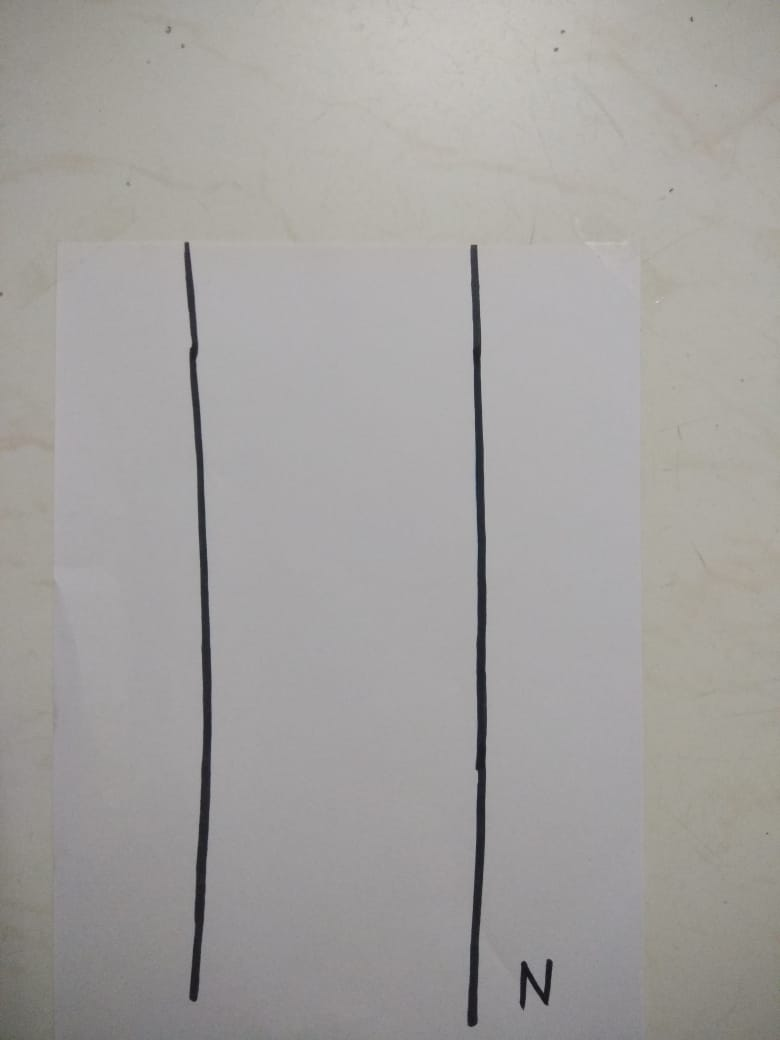
%> input picture Semi-Adaptive Traffic Management/North/NRef.png, 780 x 1040 px
$ octave --eval "result = North;"   (GNU Octave 9; MATLAB toolbox functions it lacks are replaced by stand-ins)
%> lines starting %> are read from the running program, lines starting %| are printed output that depends on the picture; in (x1, y1, x2, y2) boxes, pixels count from 0 and x2, y2 are one past the last pixel; in counts of white or black regions, pixels touching at a corner belong together; the program's own positions count from 1
function sim=North
                    NRef = imread('D:\Program Files\Polyspace\R2019a\bin\North\NRef.png');
%> NRef is the input picture: size 1040x780x3 uint8; mean R, G, B 163.4, 161, 159
                    NRefG=rgb2gray(NRef);

                     disp('Select the current image:');

                    [filename,filepath]=uigetfile({'*.png'},'Select and image');
%> the answer given: North/NRef.png
                    selectedImage = imread(strcat(filepath, filename));
                    I=rgb2gray(selectedImage);

                    X1=edge(NRefG,'canny');
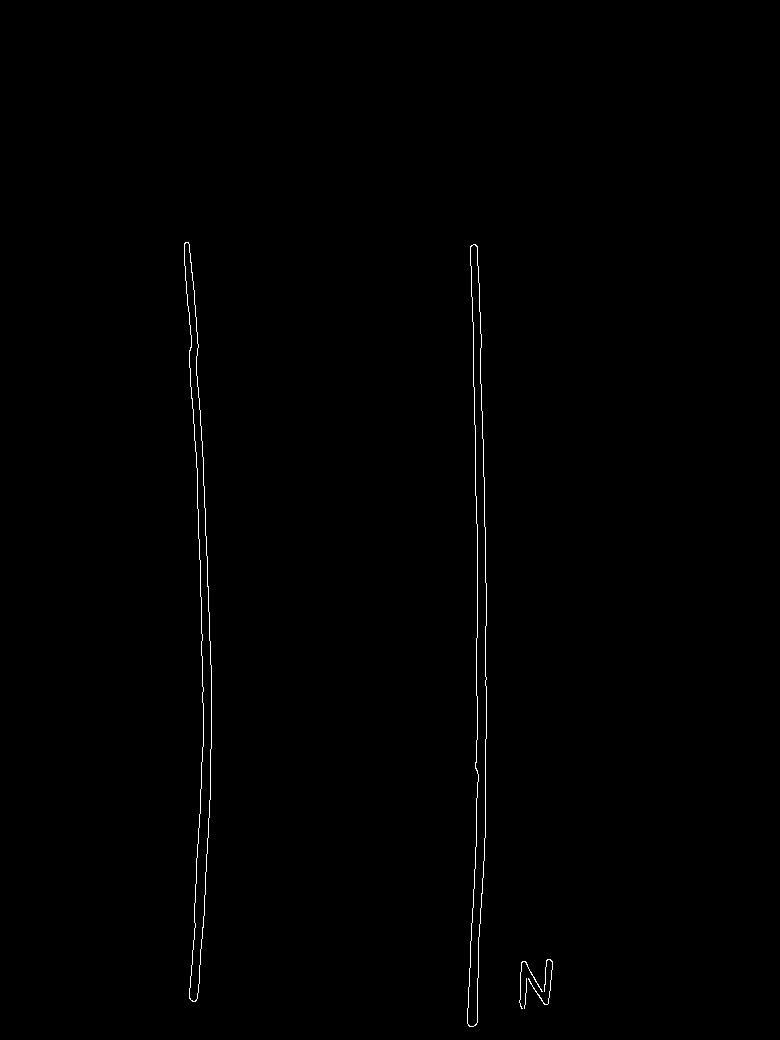
%> X1: size 1040x780 logical; 0.42% white in thin lines or dots, all inside (x1, y1, x2, y2) = (184, 242, 553, 1027)
                    X2=edge(I,'canny');

                    figure(2);
                    subplot(1,2,1);
                    imshow(X1);
                    title('Canny Edge Detection on Reference image');
                    subplot(1,2,2);
                    imshow(X2);
                    title('Canny Edge Detection on Current image');
                    now1=sum(sum(X1));
%> now1 = 3367
                    now2=sum(sum(X2));
%> now2 = 3367

                    sim=(now1/now2)*100;
%> sim = 100
                    disp('Similarity: ');
                    disp(sim);
%| 100
                    xlswrite('Sheets.xlsx',100-sim,'B1:B1');


$ run again, with Semi-Adaptive Traffic Management/North/NStage2.png copied over Semi-Adaptive Traffic Management/North/NRef.png
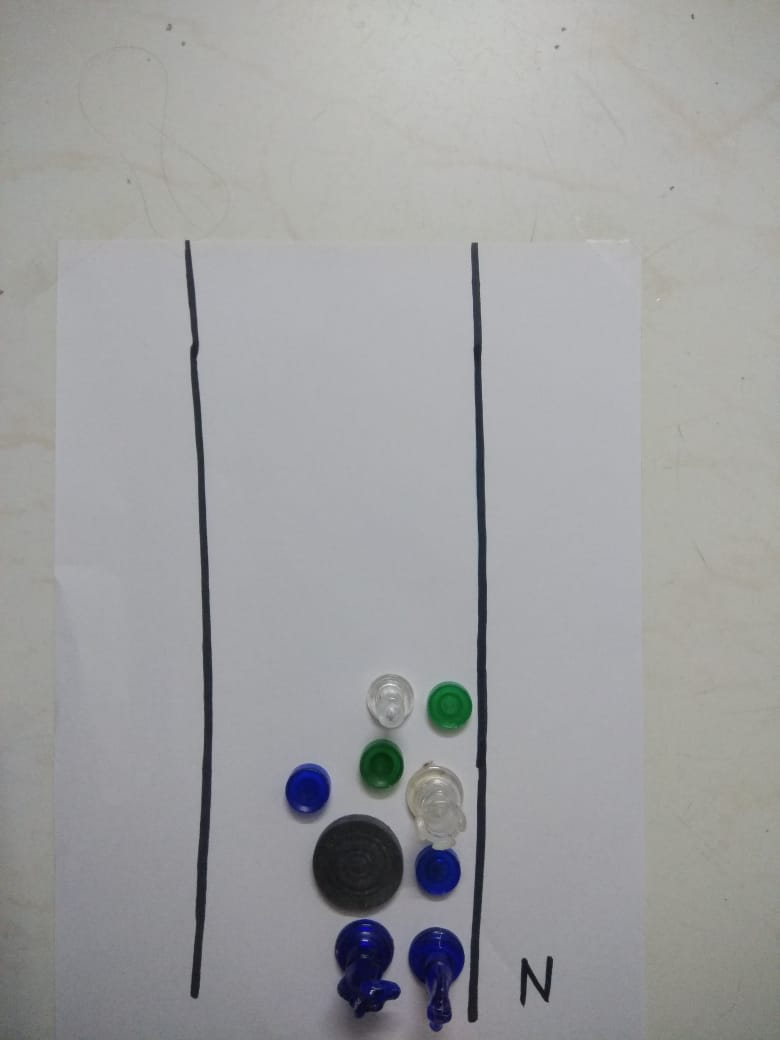
%> input picture Semi-Adaptive Traffic Management/North/NStage2.png, 780 x 1040 px
%> in North, NRef is the input picture: size 1040x780x3 uint8; mean R, G, B 158.5, 159.2, 160.1
%> in North, `X1=edge(NRefG,'canny');`:
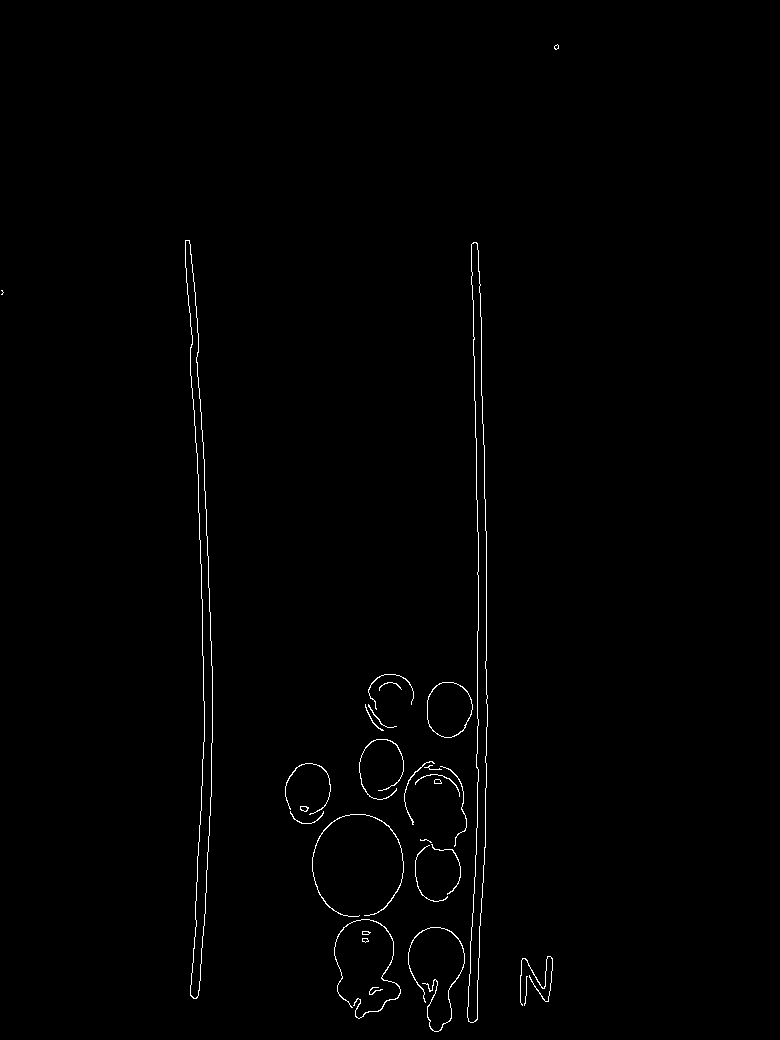
%> X1: size 1040x780 logical; 0.73% white in thin lines or dots, all inside (x1, y1, x2, y2) = (1, 44, 559, 1032)
%> now1 = 5887
%> sim = 100
%| 100

$ run again, with Semi-Adaptive Traffic Management/North/NStage3.png copied over Semi-Adaptive Traffic Management/North/NRef.png
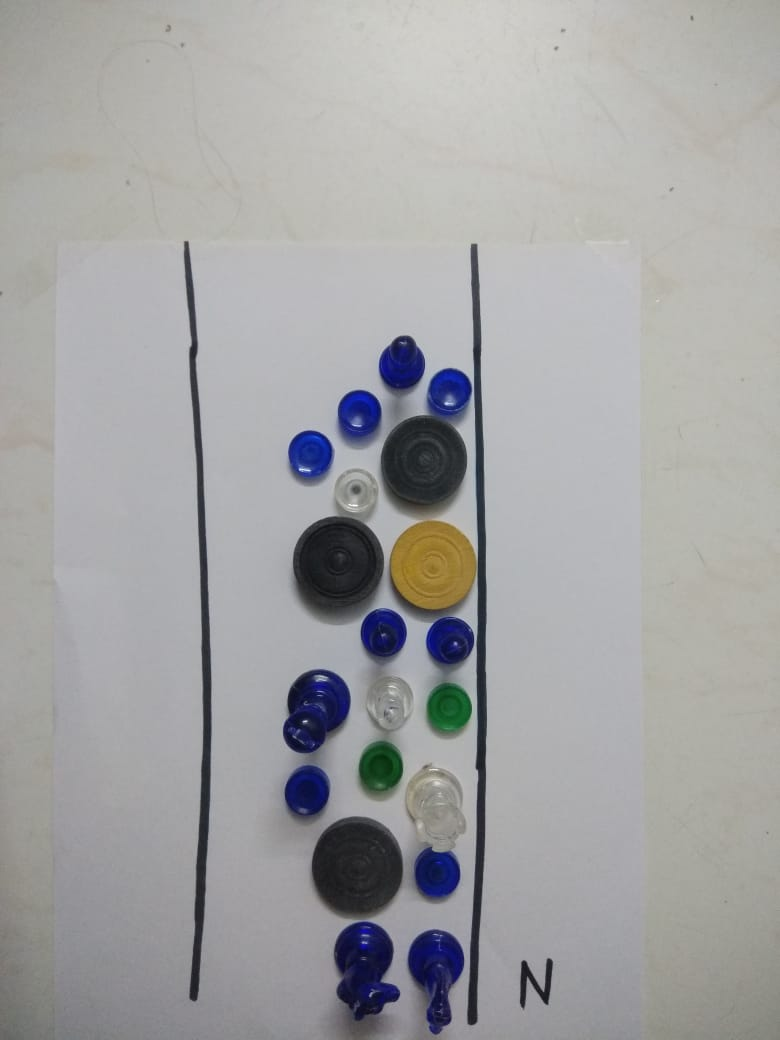
%> input picture Semi-Adaptive Traffic Management/North/NStage3.png, 780 x 1040 px
%> in North, NRef is the input picture: size 1040x780x3 uint8; mean R, G, B 162.5, 162.6, 163.3
%> in North, `NRefG=rgb2gray(NRef);`:
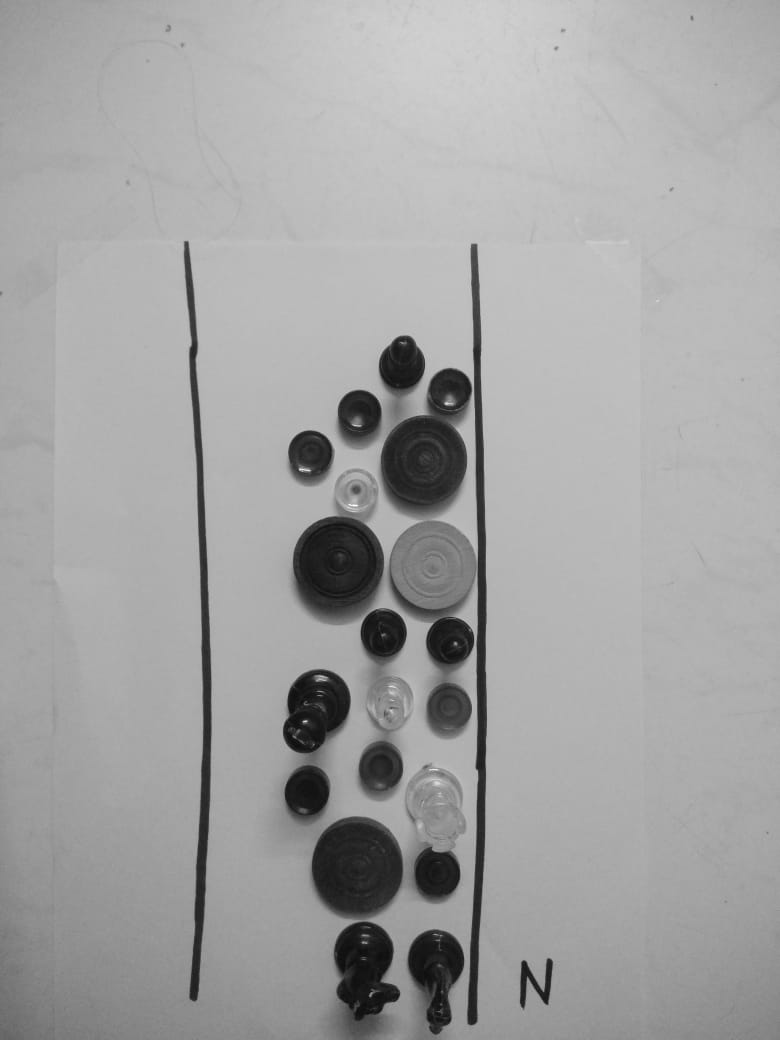
%> NRefG: size 1040x780 uint8; min 9, max 255, mean 162.6
%> in North, `X1=edge(NRefG,'canny');`:
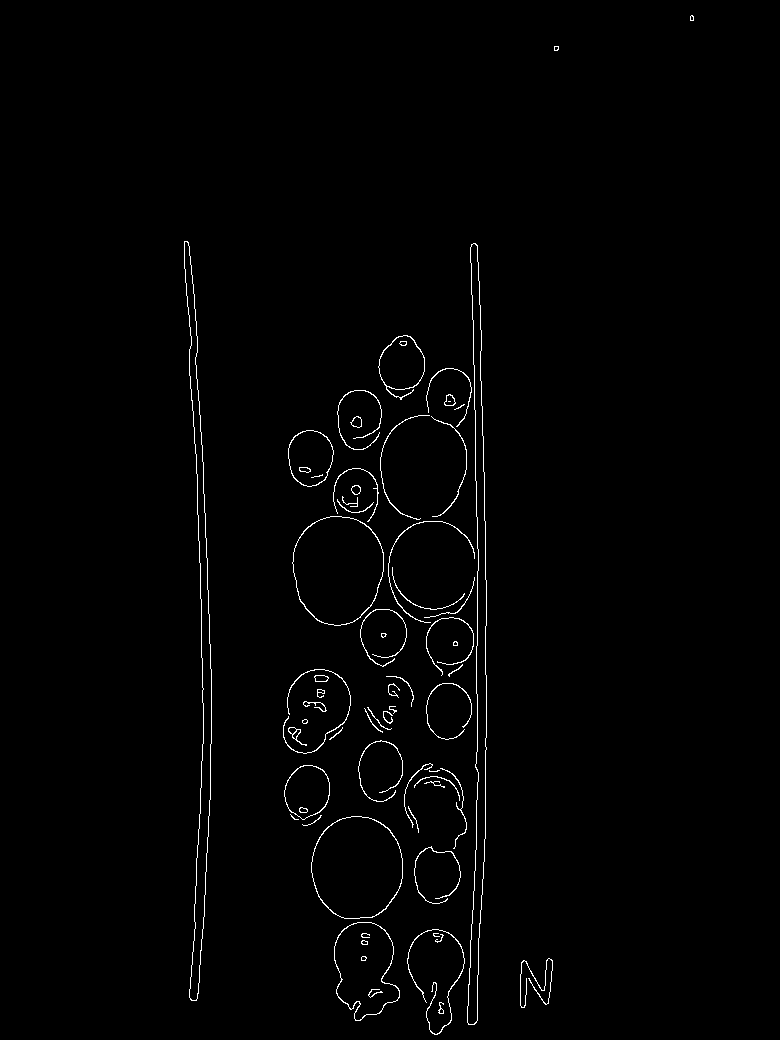
%> X1: size 1040x780 logical; 1.2% white in thin lines or dots, all inside (x1, y1, x2, y2) = (184, 15, 694, 1035)
%> now1 = 9371
%> sim = 100
%| 100
